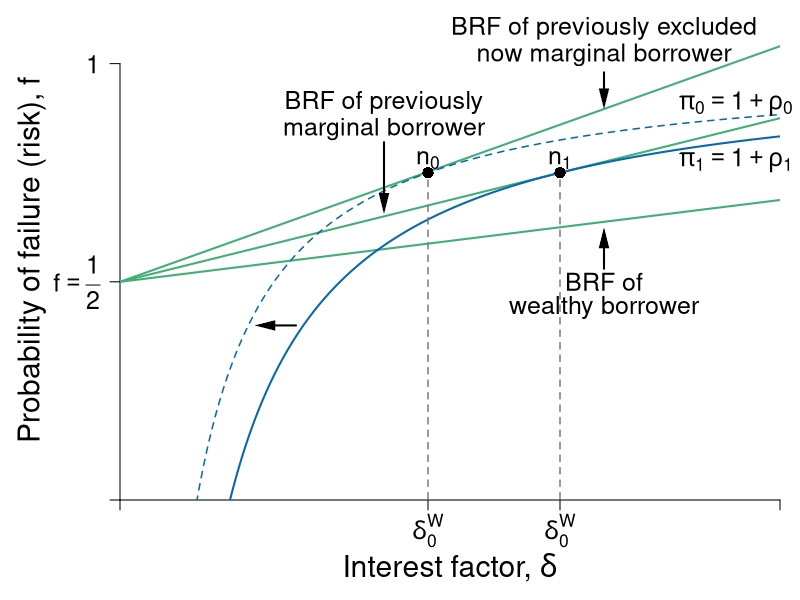

Here is the R script that generated this plot:
#' Graph Designer: Simon Halliday
#' Authors: Bowles and Halliday
#' Title: Coordination, Conflict and Competition: A Text in Microeconomics

library(shape)
pdf(file = "credit/credit_investment_macro_b.pdf", width = 8, height = 6)

#Set parameters for graphics
pointsize <- 1.8
axislabelsize <- 1.8
labelsize <- 1.5
namesize <- 1.8
annotatesize <- 1.5
graphlinewidth <- 2
segmentlinewidth <- 1.5

COL <- c("#7fc97f", "#beaed4", "#fdc086", "#ffff99", "#386cb0", "#f0027f", "#bf5b17", "#666666")
COLA <- c("#e0f3db", "#99d8c9","#66c2a4","#41ae76", "#238b45", "#005824")
COLB <- c("#c6dbef", "#4eb3d3", "#2b8cbe", "#0868ac","#084081")
COLC <- c("#fcfbfd", "#efedf5", "#dadaeb", "#bcbddc", "#9e9ac8", "#807dba", "#6a51a3", "#54278f", "#3f007d")
grays <- gray.colors(25, start = 1, end = 0, alpha = 1)

#Edited the margins to cater for the larger LHS labels
par(mar =  c(5, 6, 1, 1))

brfFn <- function(delta, q = 1, k = 1) {
  .5 + (delta / (2 * q)) * (1 - k)
}

PCFn <- function(delta, q = 1) {
  delta/q
}

isoreturnFn <- function(delta, pi = 0.125) {
  1 - (pi)/delta
}

yFn <- function(d1, f1, q = 1){
  q*f1*(1 - f1) - d1*(1 - f1)
}

ylow <- function(delta, q = 1, ybar = 0.0625){
  (-sqrt(delta^2 - 2*delta*q + q^2 - 4*q*ybar) + delta + q)/(2*q)
}

yhigh <- function(delta, q = 1, ybar = 0.0625){
  (sqrt(delta^2 - 2*delta*q + q^2 - 4*q*ybar) + delta + q)/(2*q)
}

xlims <- c(0, 1.5)
ylims <- c(0, 1.1)

npts <- 501 
d1 <- seq(xlims[1], xlims[2], length.out = npts)
f1 <- seq(ylims[1], ylims[2], length.out = npts) 
a <- c(0.0625)

plot(0, 0, xlim = xlims, ylim = ylims, type = "n",
     xlab = expression(paste("")),
     ylab = expression(paste("")), 
     xaxt = "n", 
     yaxt = "n", 
     cex.lab = axislabelsize, 
     bty = "n",
     xaxs = "i", 
     yaxs = "i"
)


ticksy <- c(ylims[1], 0.5, ylims[2] - 0.1)
ylabels <- c(NA, expression(paste(f == frac(1,2))),  1)
ticksx <- c(xlims[1], 0.7, 1, xlims[2])
#xlabels <- c(NA, expression(paste(delta[0]^{W})), expression(paste(delta[1]^{W})), NA)
xlabels <- c(NA, NA, NA, NA)

text(0.7, -0.07, expression(paste(delta[0]^{W})), cex = labelsize, xpd = TRUE)
text(1, -0.07, expression(paste(delta[0]^{W})), cex = labelsize, xpd = TRUE)


axis(1, at = ticksx, pos = 0, labels = xlabels, cex.axis = labelsize)
axis(2, at = ticksy, pos = 0, labels = ylabels, las = 1, cex.axis = labelsize)

npts <- 503 
xx1 <- seq(xlims[1], xlims[2], length.out = npts)

#Draw the graphs
lines(xx1, brfFn(xx1, k = 0.28), col = COLA[4], lwd = graphlinewidth)
lines(xx1, brfFn(xx1, k = 0.5), col = COLA[4], lwd = graphlinewidth)
lines(xx1, brfFn(xx1, k = 0.75), col = COLA[4], lwd = graphlinewidth)
lines(xx1, isoreturnFn(xx1, pi = 0.175), col = COLB[4], lwd = segmentlinewidth, lty = 2)
lines(xx1, isoreturnFn(xx1, pi = 0.25), col = COLB[4], lwd = graphlinewidth)
#lines(xx1, isoreturnFn(xx1, pi = 0.5), col = COLB[4], lwd = graphlinewidth)


#Axis labels
mtext(expression(paste("Interest factor, ", delta)), side = 1, line = 3.3, cex = axislabelsize)
text(-0.2, 0.5*(ylims[2]), expression(paste("Probability of failure (risk), ", f)), xpd = TRUE, cex = axislabelsize, srt = 90) 

#segments(0.39, -1, 0.39, brfFn(0.39, k = 0.75), lty = 2, col = grays[20] , lwd = segmentlinewidth)
#points(0.39, brfFn(0.39, k = 0.75), pch = 16, col = "black", cex = 1.5)
#text(0.39 + 0.025, brfFn(0.39, k = 0.75) - 0.03, expression(paste(b)), cex = labelsize)

segments(1, -1, 1, brfFn(delta = 1, k = 0.5), lty = 2, col = grays[20] , lwd = segmentlinewidth)
#points(1, brfFn(1, k = 0.5), pch = 16, col = "black", cex = 1.5)
# text(1, brfFn(1, k = 0.5) + 0.04, expression(paste(n)), cex = labelsize)

#segments(.59, -1, 0.59, brfFn(delta = 0.59, k = 0.75), lty = 2, col = grays[20] , lwd = segmentlinewidth)
#points(0.59, brfFn(0.59, k = 0.75), pch = 16, col = "black", cex = 1.5)
#text(0.59 + 0.025, brfFn(0.59, k = 0.75) - 0.03, expression(paste(a)), cex = labelsize)

segments(.7, -1, 0.7, brfFn(delta = 0.7, k = 0.28), lty = 2, col = grays[20] , lwd = segmentlinewidth)
#points(0.7, brfFn(0.7, k = 0.28), pch = 16, col = "black", cex = 1.5)



points(0.7, 0.75, pch = 16, col = "black", cex = 1.5)
text(0.7, 0.78, expression(paste(n[0])), cex = labelsize)

points(1, 0.75, pch = 16, col = "black", cex = 1.5)
text(1, 0.78, expression(paste(n[1])), cex = labelsize)


# ZPC
text(1.4, 0.91, expression(paste(pi[0] == 1 + rho[0])), cex = labelsize, xpd = TRUE)
text(1.4, 0.78, expression(paste(pi[1] == 1 + rho[1])), cex = labelsize, xpd = TRUE)


text(1.1, 1.08, expression(paste("BRF of previously excluded")), cex = labelsize, xpd = TRUE)
text(1.1, 1.02, expression(paste("now marginal borrower")), cex = labelsize, xpd = TRUE)
Arrows(1.1, 0.98, 1.1, 0.92, col = "black", lty = 1, lwd = 2, arr.type = "triangle", arr.lwd = 0.5)

text(1.1, 0.5, expression(paste("BRF of")), cex = labelsize)
text(1.1, 0.44, expression(paste("wealthy borrower")), cex = labelsize)
Arrows(1.1, 0.53, 1.1, 0.6, col = "black", lty = 1, lwd = 2, arr.type = "triangle", arr.lwd = 0.5)


text(0.6, 0.91, expression(paste("BRF of previously")), cex = labelsize)
text(0.6, 0.85, expression(paste("marginal borrower")), cex = labelsize)
Arrows(0.6, 0.82, 0.6, 0.68, col = "black", lty = 1, lwd = 2, arr.type = "triangle", arr.lwd = 0.5)

# text(0.12, 0.44, expression(paste("zpc")), cex = labelsize)
# text(0.12, 0.38, expression(paste("after")), cex = labelsize)
# Arrows(0.17, 0.43, 0.27, 0.43, col = "black", lty = 1, lwd = 2, arr.type = "triangle", arr.lwd = 0.5)
#text(0.12, 0.26, expression(paste("zpc")), cex = labelsize)
#text(0.12, 0.2, expression(paste("before")), cex = labelsize)
#Arrows(0.17, 0.25, 0.3, 0.25, col = "black", lty = 1, lwd = 2, arr.type = "triangle", arr.lwd = 0.5)

#text(0.49, 0.15, expression(paste("Policy")), cex = labelsize)
#text(0.49, 0.09, expression(paste("Change")), cex = labelsize)
#Arrows(0.58, 0.05, 0.42, 0.05, col = "black", lty = 1, lwd = 2, arr.type = "triangle", arr.lwd = 0.5)
Arrows(0.4, 0.4, 0.33, 0.4, col = "black", lty = 1, lwd = 2, arr.type = "triangle", arr.lwd = 0.5)


dev.off()
